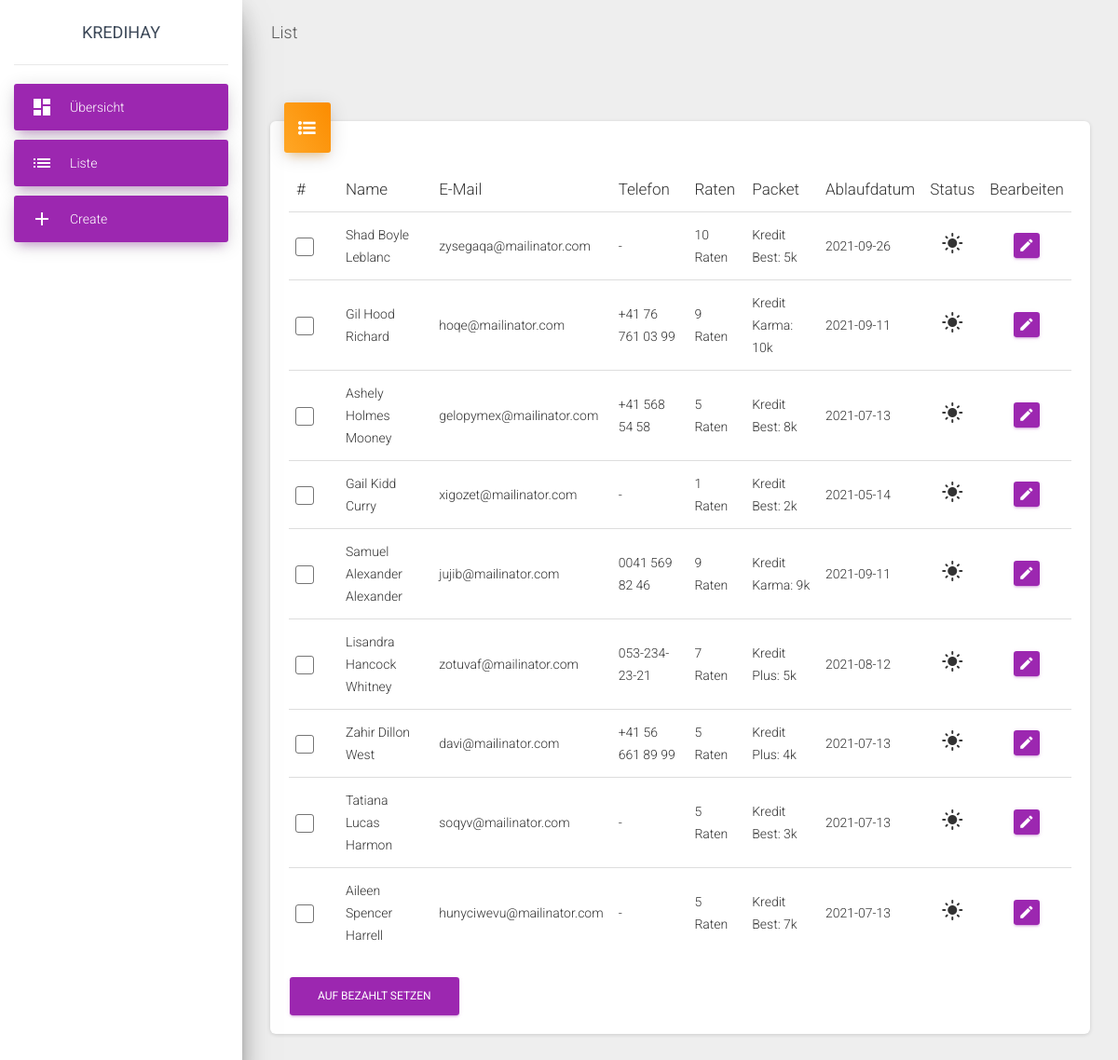
The page /Code/list on the database its author committed.
### tables this page shows
CREATE TABLE `loans` (
  `id` int(11) NOT NULL,
  `prename` varchar(50) NOT NULL,
  `lastname` varchar(50) NOT NULL,
  `email` varchar(255) NOT NULL,
  `phone` varchar(50) DEFAULT NULL,
  `rate` int(11) NOT NULL,
  `fk_creditpackages_id` int(11) NOT NULL,
  `paidback` tinyint(1) NOT NULL DEFAULT '0',
  `startdate` datetime NOT NULL DEFAULT CURRENT_TIMESTAMP
);

CREATE TABLE `creditpackages` (
  `id` int(11) NOT NULL,
  `name` varchar(255) NOT NULL
);

### Code/app/Controllers/ListController.php (called while the page is built, shortened)
<?php
class ListController
{
    public function show()
    {
        $loans = Loan::getAll();
        if ($loans !== null){
        uasort($loans,function ($a,$b){
            if (strtotime($a->startdate) > strtotime($b->startdate)){
                return 1;
            }
            if (strtotime($a->startdate) < strtotime($b->startdate)){
                return -1;
            }
            return 0;
        });
        }
        require './app/Views/list.view.php';
    }
}

### Code/core/Router.php (called while the page is built, shortened)
<?php
class Router
{
    protected array $routes = [];
    public function run(string $url)
    {
        $url = $this->cleanUrl($url);
        [$controller, $method] = explode('@', $this->routes[$url]);
        $handler = new $controller;
        return $handler->$method();
    }
    protected function cleanUrl(string $url) : string
    {
        return strtolower(trim($url, '/'));
    }
}

### Code/index.php (called while the page is built, shortened)
<?php
$routes = [
    '/' => 'HomeController@show',
    '/404' => 'SiteNotFoundController@show',
    '/create' => 'CreateController@show',
    '/list' => 'ListController@show',
    '/edit' => 'EditController@show',
    '/add' => 'CreateController@validate',
    '/update' => 'EditController@validate',
    '/state' => 'EditController@changeState'
];
$router = new Router($routes);
$router->run($_GET['url'] ?? '');

### Code/core/helpers.php (called while the page is built, shortened)
<?php
$dbInstance = null;
function db(): PDO
{
    global $dbInstance;
    if ($dbInstance) {
        return $dbInstance;
    }
    require 'Config/dbInfo.php';
    try {
        $dbInstance = new PDO('mysql:host=localhost;dbname=' . $DataBaseConfig['name'], $DataBaseConfig['username'], $DataBaseConfig['password'], [
            PDO::ATTR_ERRMODE            => PDO::ERRMODE_EXCEPTION,
            PDO::MYSQL_ATTR_INIT_COMMAND => 'SET NAMES utf8',
        ]);
        return $dbInstance;
    } catch (PDOException $e) {
        die('Keine Verbindung zur Datenbank möglich: ' . $e->getMessage());
    }
}

### Code/app/Models/Loan.php (called while the page is built, shortened)
<?php
class Loan
{
    private static string $tableName = 'loans';
    protected CreditPackage $creditPackage;
    protected array $readOnly = ['id','startdate'];
    protected $_data = array(
        'id' => '',
        'prename' => '',
        'lastname' => '',
        'email' => '',
        'phone' => '',
        'rate' => '',
        'paidback' => '',
        'startdate' => '',
        'creditPackageId' => ''
    );
    public function __get($name) {
        if (isset($this->_data[$name])) {
            return $this->_data[$name];
        } else {
            return null;
        }
    }
    public function __set($name, $value) {
        if (in_array($name,$this->readOnly)) {
            throw new Exception("not allowed : $name");
        } else {
            switch($name) {
                case 'paidback':
                    $this->_data['paidback'] = is_bool($value) ? $value : $this->_data['paidback'];
                    break;
                case 'rate':
                    $this->_data['rate'] = is_int($value) ? $value : $this->_data['rate'];
                    break;
                case 'creditPackageId':
                    $this->_data['creditPackageId'] = is_int($value) ? $value : $this->_data['creditPackageId'];
                    break;
                default:
                    $this->_data[$name] = $value;
                    break;
            }
        }
    }
    public function __construct(string $prename, string $lastname, string $email, int $rate, int $creditPackageId )
    {
        $this->prename = $prename;
        $this->lastname = $lastname;
        $this->email = $email;
        $this->rate = $rate;
        $this->creditPackageId = $creditPackageId;
    }
    public static function getAll(){
        $statement = db()->prepare('SELECT * FROM '.Loan::$tableName.' WHERE paidback = false');
        $statement->execute();
        $results = $statement->fetchAll();
        $CreditPackages = CreditPackage::getAll();
        $ToReturn = array();
        foreach($results as $result){
            array_push($ToReturn,Loan::makeSelfFromResult($result, $CreditPackages[$result['fk_creditpackages_id']]));
        }
        return $ToReturn;
    }
    public function getPackage(){
        if (isset($this->creditPackage)){
            return $this->creditPackage;
        }
        return CreditPackage::getById($this->creditPackageId ?? 0);
    }
    public function getExpirationDate(){
        $Date = $this->startdate;
        $Days = $this->rate * 15;
        return date('Y-m-d', strtotime($Date . ' + ' . $Days . ' days')) ?? null;
    }
    private static function makeSelfFromResult(array $result, CreditPackage $package):self{
        $ToReturn = new self($result['prename'], $result['lastname'], $result['email'], $result['rate'], $result['fk_creditpackages_id']);
        $ToReturn->_data['id'] = $result['id'];
        $ToReturn->_data['phone'] = $result['phone'];
        $ToReturn->_data['startdate'] = $result['startdate'];
        $ToReturn->creditPackage = $package;
        return $ToReturn;
    }
}

### Code/app/Models/CreditPackage.php (called while the page is built, shortened)
<?php
class CreditPackage
{
    private static string $tableName = 'creditpackages';
    private function __construct( int $id, string $name)
    {
        $this->name = $name;
    }
    public static function getAll(){
        $statement = db()->prepare('SELECT * FROM '.CreditPackage::$tableName);
        $statement->execute();
        $results = $statement->fetchAll();
        $ToReturn = array();
        foreach($results as $result){
            $ToReturn[$result['id']] = new self($result['id'], $result['name']);
        }
        return $ToReturn;
    }
}

### Code/app/Views/list.view.php (the view, shortened to what this page needs)
<!doctype html>
<html lang="en">
<head>
    <link rel="stylesheet" href="https://maxcdn.bootstrapcdn.com/font-awesome/latest/css/font-awesome.min.css">
    <link href="./public/css/material-dashboard.css?v=2.1.2" rel="stylesheet"/>
    <link rel="stylesheet" href="./public/css/list.css">
</head>
<body>
<div class="wrapper ">
    <?php include './app/Views/nav.view.php'; ?>
    <div class="main-panel">
        <nav class="navbar navbar-expand-lg navbar-transparent navbar-absolute fixed-top ">
            <div class="container-fluid">
                <div class="navbar-wrapper">
                    <a class="navbar-brand" href="javascript:">List</a>
                </div>
            </div>
        </nav>
        <div class="content">
            <div class="container-fluid">
                <div class="card">
                    <div class="card-header card-chart card-header-warning card-header-width">
                        <div class="ct-chart" id="dailySalesChart">
                            <a class="fa fa-list-ul fa-lg" aria-hidden="true"></a>
                        </div>
                    </div>
                    <div class="card-body list-block">
                        <form action="state" method="POST">
                        <table class="table">
                            <thead>
                            <tr>
                                <th>#</th>
                                <th>Name</th>
                                <th>E-Mail</th>
                                <th>Telefon</th>
                                <th>Raten</th>
                                <th>Packet</th>
                                <th>Ablaufdatum</th>
                                <th class="text-center">Status</th>
                                <th class="text-center">Bearbeiten</th>
                            </tr>
                            </thead>
                            <tbody>
                            <?php
                            if ($loans !== null){
                            foreach($loans as $loan) : ?>
                            <tr>
                                <td>
                                    <div class="form-check form-check-inline">
                                        <label class="form-check-label">
                                            <span class="form-check-sign">
                                            <span class="check"></span>
                                        </span>
                                        </label>
                                    </div>
                                </td>
                                <td><?= htmlspecialchars($loan->prename) ," ",   htmlspecialchars($loan->lastname)?></td>
                                <td><?= htmlspecialchars($loan->email) ?></td>
                                <td><?= $loan->phone ? htmlspecialchars($loan->phone):'-' ?></td>
                                <td><?= htmlspecialchars($loan->rate), " Raten" ?></td>
                                <td><?= htmlspecialchars($loan->getPackage()->name )?? "" ?></td>
                                <td><?= htmlspecialchars($loan->getExpirationDate()) ?></td>
                                <td class="text-center">
                                    <i class="material-icons"><?= $this->getStatus($loan) ?></i>
                                </td>
                                <td class="td-actions text-center">
                                        <a href="edit?id=<?=$loan->id ?>" rel="tooltip" class="btn btn-primary">
                                            <i class="material-icons">edit</i>
                                        </a>
                                </td>
                            </tr>
                            <?php endforeach;
                            }
                            ?>
                            </tbody>
                        </table>
                            <button type="submit" class="btn btn-primary">Auf Bezahlt setzen</button>
                        </form>
                    </div>
                </div>
            </div>
        </div>
    </div>
</body>
</html>

### Code/app/Views/nav.view.php
<div class="sidebar" data-color="purple" data-background-color="white">
    <div class="logo">
        <a href="" class="simple-text logo-mini">
            Kredihay
        </a>
    </div>
    <div class="sidebar-wrapper">
        <ul class="nav">
            <li class="nav-item active  ">
                <a class="nav-link" href="./">
                    <i class="material-icons">dashboard</i>
                    <p>Übersicht</p>
                </a>
            </li>
            <li class="nav-item active  ">
                <a class="nav-link" href="list">
                    <i class="material-icons">list</i>
                    <p>Liste</p>
                </a>
            </li>
            <li class="nav-item active  ">
                <a class="nav-link" href="create">
                    <i class="material-icons">add</i>
                    <p>Create</p>
                </a>
            </li>
        </ul>
    </div>
</div>

### rows shown on the page
loans: prename "Shad Boyle", lastname "Leblanc", email "zysegaqa@mailinator.com", rate "10", fk_creditpackages.name "Kredit Best: 5k", $loan->getExpirationDate() "2021-09-26"
loans: prename "Gil Hood", lastname "Richard", email "hoqe@mailinator.com", phone "+41 76 761 03 99", rate "9", fk_creditpackages.name "Kredit Karma: 10k", $loan->getExpirationDate() "2021-09-11"
loans: prename "Ashely Holmes", lastname "Mooney", email "gelopymex@mailinator.com", phone "+41 568 54 58", rate "5", fk_creditpackages.name "Kredit Best: 8k", $loan->getExpirationDate() "2021-07-13"
loans: prename "Gail Kidd", lastname "Curry", email "xigozet@mailinator.com", rate "1", fk_creditpackages.name "Kredit Best: 2k", $loan->getExpirationDate() "2021-05-14"
loans: prename "Samuel Alexander", lastname "Alexander", email "jujib@mailinator.com", phone "0041 569 82 46", rate "9", fk_creditpackages.name "Kredit Karma: 9k", $loan->getExpirationDate() "2021-09-11"
loans: prename "Lisandra Hancock", lastname "Whitney", email "zotuvaf@mailinator.com", phone "053-234-23-21", rate "7", fk_creditpackages.name "Kredit Plus: 5k", $loan->getExpirationDate() "2021-08-12"
loans: prename "Zahir Dillon", lastname "West", email "davi@mailinator.com", phone "+41 56 661 89 99", rate "5", fk_creditpackages.name "Kredit Plus: 4k", $loan->getExpirationDate() "2021-07-13"
loans: prename "Tatiana Lucas", lastname "Harmon", email "soqyv@mailinator.com", rate "5", fk_creditpackages.name "Kredit Best: 3k", $loan->getExpirationDate() "2021-07-13"
loans: prename "Aileen Spencer", lastname "Harrell", email "hunyciwevu@mailinator.com", rate "5", fk_creditpackages.name "Kredit Best: 7k", $loan->getExpirationDate() "2021-07-13"
